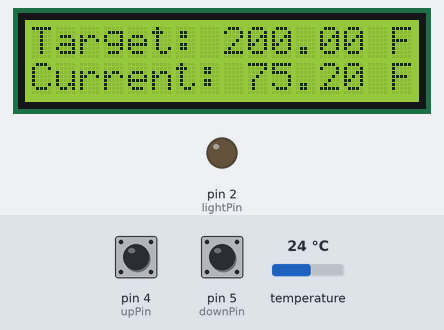
Simulated run of this sketch. Board: Arduino Uno, built with avr-gcc and run on an emulated ATmega328P. Shown: 16×2 character LCD, output pins drawn as LEDs (lit = HIGH). Inputs (shaded band) come from the test bench; at power-on: pin 4 (upPin) HIGH, temperature 24 °C, pin 5 (downPin) HIGH. What the sketch prints to the serial monitor is not drawn.

Above: at 1.2 s.
1.3 s: pin 4 (upPin) pulled LOW for 0.95 s
At 2.1 s:
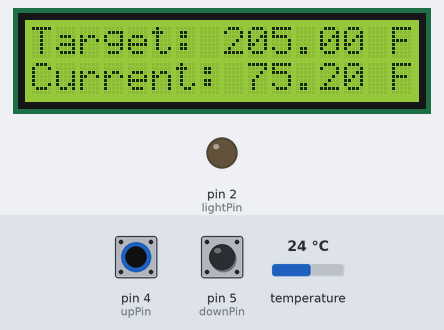
3.7 s: temperature set to 12 °C
At 5.0 s:
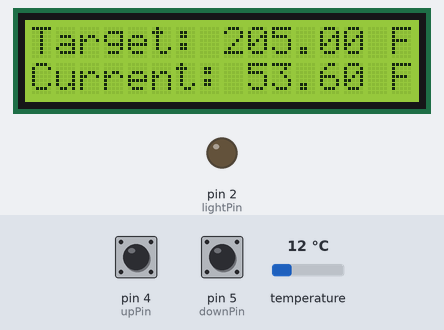
5.4 s: pin 5 (downPin) pulled LOW for 0.95 s
At 6.4 s:
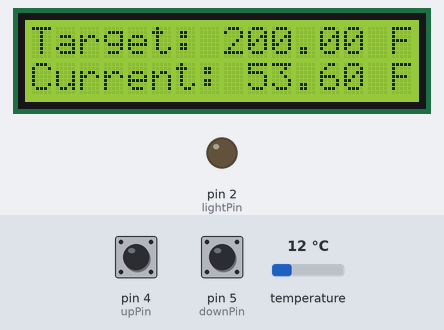
7.8 s: temperature set to 19 °C
At 9.7 s:
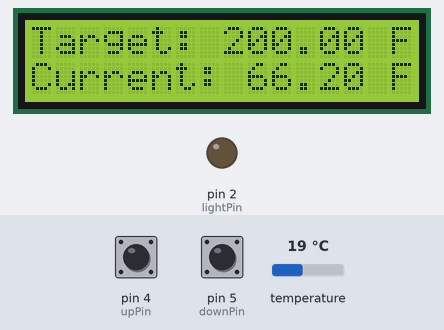
10.0 s: pin 4 (upPin) pulled LOW for 0.95 s
At 11.3 s:
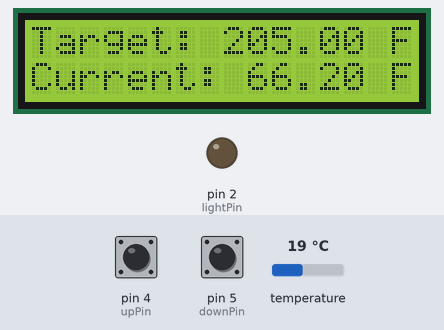
12.4 s: temperature set to 28 °C
At 13.7 s:
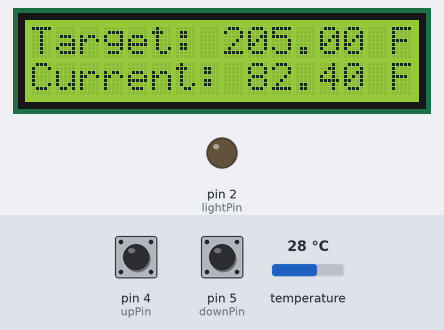
Timing chart, 0 to 15.4 s (numbered marks = the images above; inputs shaded):
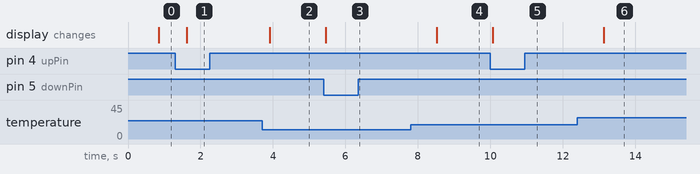

Measured:
- after the input at 1.3 s, the display: changes after 0.32 s (image 1)
- after the input at 3.7 s, the display: changes after 0.22 s (image 2)
- after the input at 5.4 s, the display: changes after 0.06 s (image 3)
- after the input at 7.8 s, the display: changes after 0.72 s (image 4)
- after the input at 10.0 s, the display: changes after 0.06 s (image 5)
- after the input at 12.4 s, the display: changes after 0.73 s (image 6)

The sketch:

smoker.ino
```cpp
#include <LiquidCrystal.h>
#include <OneWire.h>
#include <DallasTemperature.h>

LiquidCrystal lcd(7, 8, 9, 10, 11, 12);

int tempPin = 3;
int lightPin = 2;
int upPin = 4;
int downPin = 5;

int upState = HIGH;      // the current state of the output pin
int upReading;           // the current reading from the input pin
int upPrevious = LOW;    // the previous reading from the input pin

int downState = HIGH;      // the current state of the output pin
int downReading;           // the current reading from the input pin
int downPrevious = LOW;    // the previous reading from the input pin

long upTime = 0;         // the last time the output pin was toggled
long downTime = 0;         // the last time the output pin was toggled
long debounce = 50;  // the debounce time, increase if the output flickers

float targetTemp = 200.00; // F taget temp
float threshold = 3.00;
float increment = 5.00;
float highThreshold;
float lowThreshold;

// Data wire is plugged into pin 2 on the Arduino
#define ONE_WIRE_BUS 3

// Setup a oneWire instance to communicate with any OneWire devices (not just Maxim/Dallas temperature ICs)
OneWire oneWire(ONE_WIRE_BUS);

// Pass our oneWire reference to Dallas Temperature.
DallasTemperature tempSensors(&oneWire);

void setup()
{
  Serial.begin(9600);

  // Setup LCD
  lcd.begin(16, 2);

  // Set light/heat to output
  pinMode(lightPin, OUTPUT);
  pinMode(upPin, INPUT_PULLUP);
  pinMode(downPin, INPUT_PULLUP);

  // Turn on Heatsource on to start
  digitalWrite(lightPin, LOW);

  // Set thresholds
  setThresholds();

  displayTargetMessage();

  // Start up the library
  tempSensors.begin(); // IC Default 9 bit. If you have troubles consider upping it 12. Ups the delay giving the IC more time to process the temperature measurement

}

void loop()
{
  readButton(upPin, "UP");

  readButton(downPin, "DOWN");

  float reading = readTempSensor();

  reportTemp(reading);

  toggleHeat(reading);
}

void readButton(int buttonPin, String button)
{
  int reading = digitalRead(buttonPin);

  // if the input just went from LOW and HIGH and we've waited long enough
  // to ignore any noise on the circuit, toggle the output pin and remember
  // the time
  if (button == "UP")
  {
    if (reading == LOW && upPrevious == HIGH && millis() - upTime > debounce) {
      if (upState == LOW)
        upState = HIGH;
      else
        upState = LOW;

      upTime = millis();
      Serial.println("Up button pushed");
      targetTemp += increment;
      setThresholds();
      displayTargetMessage();
    }

    upPrevious = reading;
  }

  if (button == "DOWN")
  {
    if (reading == LOW && downPrevious == HIGH && millis() - downTime > debounce) {
      if (downState == LOW)
        downState = HIGH;
      else
        downState = LOW;

      downTime = millis();
      Serial.println("Down button pushed");
      targetTemp -= increment;
      setThresholds();
      displayTargetMessage();
    }

    downPrevious = reading;
  }
}


void setThresholds()
{
  highThreshold = targetTemp + threshold;
  lowThreshold = targetTemp - threshold;
}

void toggleHeat(float temp)
{
  if (temp >= highThreshold)
  {
    // turn off
    digitalWrite(lightPin, HIGH);
  }
  else if (temp <= lowThreshold)
  {
    // turn on
    digitalWrite(lightPin, LOW);
  }
}

void reportTemp(float temp)
{
  Serial.print(temp);
  Serial.println(" F");

  lcd.setCursor(0, 1);
  String message = "Current: ";
  message += temp;
  message += " F";
  lcd.print(message);
}

float readTempSensor()
{
  float temp = 0;
  tempSensors.requestTemperatures();
  temp = tempSensors.getTempFByIndex(0);

  return temp;
}

void displayTargetMessage()
{
  lcd.setCursor(0, 0);
  String message = "Target: ";
  message += targetTemp;
  message += " F";
  lcd.print(message);
}
```
